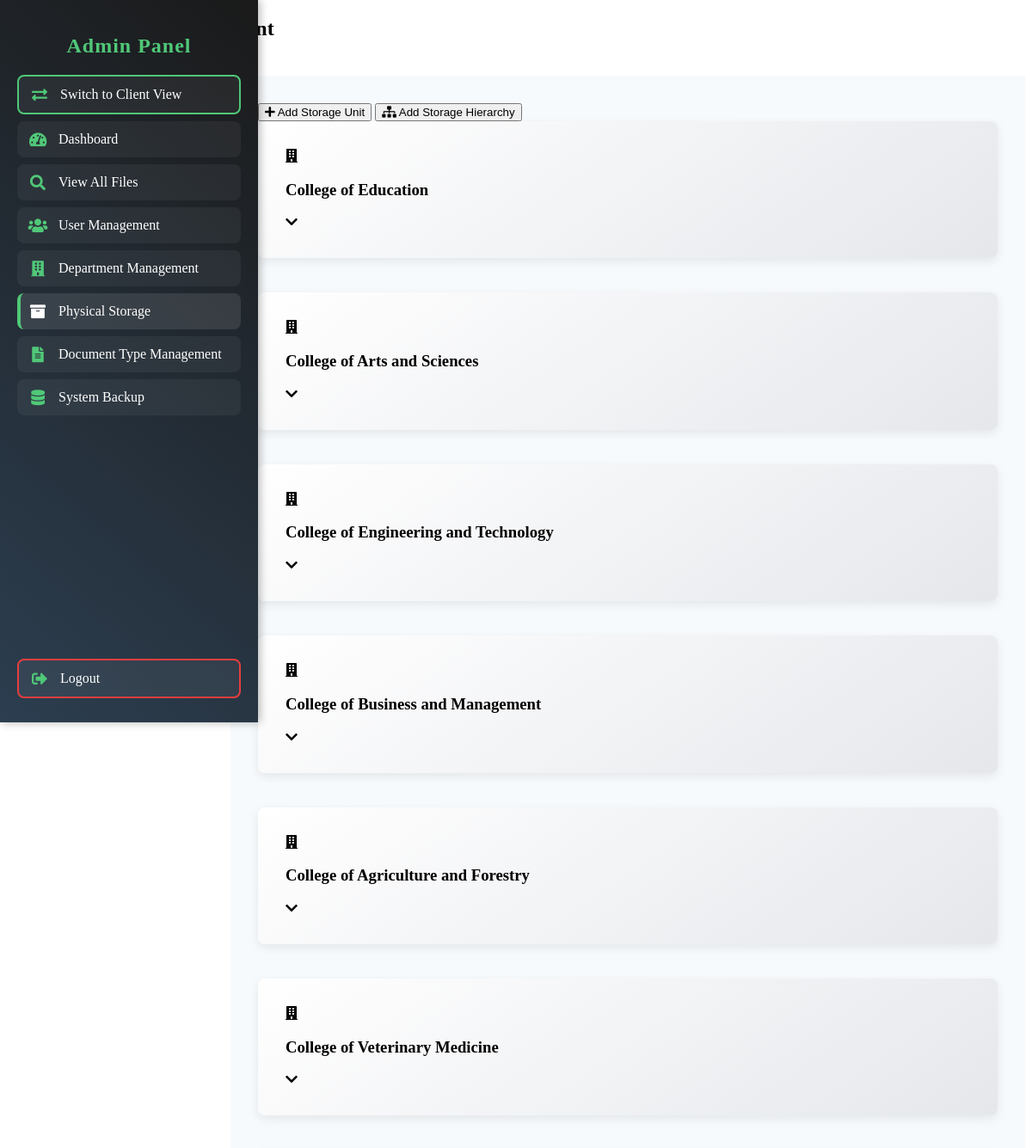
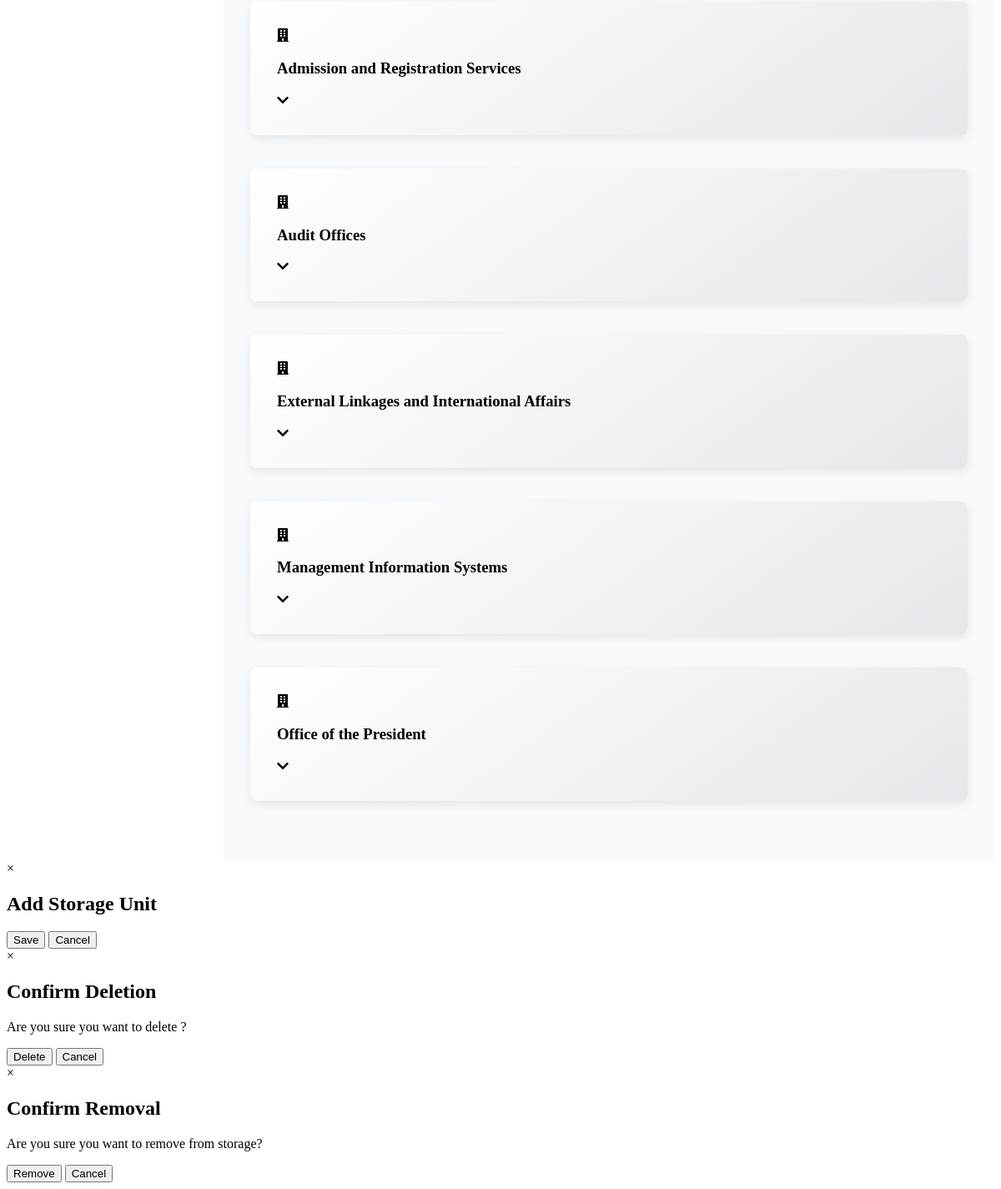
Screenshot of /Physical_Storage_Management.php (signed in) with the database file from the repository (2 pictures, top to bottom).
### tables this page shows
CREATE TABLE `departments` (
  `department_id` int(11) NOT NULL AUTO_INCREMENT,
  `department_name` varchar(255) NOT NULL COMMENT 'Name of the department',
  `department_type` enum('college','office','sub_department') NOT NULL COMMENT 'Type (e.g., college, office, sub_department)',
  `name_type` enum('Academic','Administrative','Program') NOT NULL COMMENT 'Category (e.g., Academic, Administrative, Program)',
  `parent_department_id` int(11) DEFAULT NULL COMMENT 'Recursive reference to parent department',
  `folder_path` varchar(1024) DEFAULT NULL,
  PRIMARY KEY (`department_id`),
  UNIQUE KEY `idx_department_name` (`department_name`),
  UNIQUE KEY `unique_folder_path` (`folder_path`) USING HASH,
  KEY `fk_departments_parent` (`parent_department_id`),
  KEY `idx_departments_folder_path` (`folder_path`(768))
);

### Physical_Storage_Management.php (the view, shortened to what this page needs)
<?php
require 'db_connection.php';
$userId = filter_var($_SESSION['user_id'], FILTER_VALIDATE_INT);
class StorageManager
{
    private PDO $pdo;
    public function __construct(PDO $pdo, int $userId, string $baseDir)
    {
        $this->pdo = $pdo;
    }
    public function executeQuery(string $query, array $params = []): PDOStatement|false
    {
        try {
            $stmt = $this->pdo->prepare($query);
            $stmt->execute($params);
            return $stmt;
        } catch (PDOException $e) {
            error_log("Database error: " . $e->getMessage());
            return false;
        }
    }
}
$storageManager = new StorageManager($pdo, $userId, __DIR__ . '/');
$searchTerm = filter_input(INPUT_GET, 'search', FILTER_SANITIZE_STRING) ?? '';
$deptStmt = $storageManager->executeQuery("SELECT * FROM departments WHERE department_type IN ('college', 'office')");
$departments = $deptStmt ? $deptStmt->fetchAll(PDO::FETCH_ASSOC) : [];
?>
<!DOCTYPE html>
<html lang="en">
<head>
    <link rel="stylesheet" href="https://cdnjs.cloudflare.com/ajax/libs/font-awesome/5.15.4/css/all.min.css">
    <link rel="stylesheet" href="style/Physical_Storage_Management.css">
    <link rel="stylesheet" href="style/admin-sidebar.css">
</head>
<body>
    <div class="app-container">
        <div class="sidebar">
            <h2 class="sidebar-title">Admin Panel</h2>
            <a href="dashboard.php" class="client-btn">
                <i class="fas fa-exchange-alt"></i>
                <span class="link-text">Switch to Client View</span>
            </a>
            <a href="admin_dashboard.php">
                <i class="fas fa-tachometer-alt"></i>
                <span class="link-text">Dashboard</span>
            </a>
            <a href="admin_search.php">
                <i class="fas fa-search"></i>
                <span class="link-text">View All Files</span>
            </a>
            <a href="user_management.php">
                <i class="fas fa-users"></i>
                <span class="link-text">User Management</span>
            </a>
            <a href="department_management.php">
                <i class="fas fa-building"></i>
                <span class="link-text">Department Management</span>
            </a>
            <a href="physical_storage_management.php" class="active">
                <i class="fas fa-archive"></i>
                <span class="link-text">Physical Storage</span>
            </a>
            <a href="document_type_management.php">
                <i class="fas fa-file-alt"></i>
                <span class="link-text">Document Type Management</span>
            </a>
            <a href="backup.php">
                <i class="fas fa-database"></i>
                <span class="link-text">System Backup</span>
            </a>
            <a href="logout.php" class="logout-btn">
                <i class="fas fa-sign-out-alt"></i>
                <span class="link-text">Logout</span>
            </a>
        </div>
        <div class="top-nav">
            <h2>Physical Storage Management</h2>
            <input type="text" id="storage-search" placeholder="Search storage units or files..." value="<?php echo htmlspecialchars($searchTerm); ?>">
            <button class="primary-btn" onclick="performSearch()"><i class="fas fa-search"></i> Search</button>
        </div>
        <div class="main-content">
            <div class="controls-section">
                <button class="primary-btn" onclick="openModal('add', {dept_id: '<?php echo $departments[0]['department_id'] ?? ''; ?>'})">
                    <i class="fas fa-plus"></i> Add Storage Unit
                </button>
                <button class="primary-btn" onclick="openModal('add_hierarchy', {dept_id: '<?php echo $departments[0]['department_id'] ?? ''; ?>'})">
                    <i class="fas fa-sitemap"></i> Add Storage Hierarchy
                </button>
            </div>
            <?php foreach ($departments as $dept): ?>
                <div class="department-section">
                    <div class="department-header" onclick="toggleSection(this)">
                        <i class="fas fa-building dept-icon"></i>
                        <h3><?php echo htmlspecialchars($dept['department_name']); ?></h3>
                        <i class="fas fa-chevron-down toggle-icon"></i>
                    </div>
                </div>
            <?php endforeach; ?>
        </div>
        <div class="modal" id="storage-modal">
            <div class="modal-content">
                <span class="close">&times;</span>
                <h2 id="modal-title">Add Storage Unit</h2>
                <form id="storage-form" method="POST">
                    <div class="modal-buttons">
                        <button type="submit" class="primary-btn">Save</button>
                        <button type="button" class="cancel-btn" onclick="closeModal()">Cancel</button>
                    </div>
                </form>
            </div>
        </div>
        <div class="modal" id="warning-delete-unit-modal">
            <div class="warning-modal-content">
                <span class="close">&times;</span>
                <h2>Confirm Deletion</h2>
                <p>Are you sure you want to delete <span id="delete-unit-name"></span>?</p>
                <div class="buttons">
                    <button class="primary-btn confirm-btn" id="confirm-delete-unit">Delete</button>
                    <button class="cancel-btn" onclick="closeModal()">Cancel</button>
                </div>
            </div>
        </div>
        <div class="modal" id="warning-remove-file-modal">
            <div class="warning-modal-content">
                <span class="close">&times;</span>
                <h2>Confirm Removal</h2>
                <p>Are you sure you want to remove <span id="remove-file-name"></span> from storage?</p>
                <div class="buttons">
                    <button class="primary-btn confirm-btn" id="confirm-remove-file">Remove</button>
                    <button class="cancel-btn" onclick="closeModal()">Cancel</button>
                </div>
            </div>
        </div>
    </div>
</body>
</html>

### style/Physical_Storage_Management.css (style rules this page uses)
:root { --primary-color: #50c878; --primary-hover: #40a867; --secondary-color: #2c3e50; --secondary-hover: #1a252f; --background-color: #f7fafc; --card-background: #ffffff; --text-color: #2d3748; --text-secondary: #718096; --border-color: #e2e8f0; --shadow: 0 4px 12px rgba(0, 0, 0, 0.08); --danger-color: #e53e3e; --success-color: #68d391; --warning-color: #f6ad55; --border-radius: 8px; --transition: all 0.3s ease; --font-family: 'Inter', -apple-system, BlinkMacSystemFont, 'Segoe UI', Roboto, sans-serif; --base-font-size: calc(16px + 0.5vw); }
.main-content { margin-left: 260px; padding: 32px; min-height: 100vh; background: var(--background-color); transition: margin-left var(--transition); }
.department-section { background: linear-gradient(145deg, #ffffff, #e5e7eb); border-radius: var(--border-radius); box-shadow: var(--shadow); padding: 32px; margin-bottom: 40px; }

### style/admin-sidebar.css (style rules this page uses)
:root { --primary-color: #50c878; --primary-hover: #40a867; --secondary-color: #2c3e50; --secondary-hover: #1a252f; --background-color: #f7fafc; --card-background: #ffffff; --text-color: #2d3748; --text-secondary: #718096; --border-color: #e2e8f0; --shadow: 0 4px 12px rgba(0, 0, 0, 0.08); --danger-color: #e53e3e; --success-color: #68d391; --border-radius: 8px; --transition: all 0.3s ease; }
.sidebar { width: 260px; background: linear-gradient(220deg, #1a1a1a, var(--secondary-color)); height: 100vh; padding: 20px; color: #ffffff; display: flex; flex-direction: column; box-shadow: 2px 0 10px rgba(0, 0, 0, 0.3); transition: width var(--transition), transform var(--transition); position: fixed; top: 0; left: 0; z-index: 1200; overflow-y: auto; scrollbar-width: thin; scrollbar-color: var(--primary-color) var(--secondary-color); }
.sidebar h2 { text-align: center; font-size: 24px; margin-bottom: 20px; color: var(--primary-color); font-weight: 700; letter-spacing: 1px; transition: opacity var(--transition), height var(--transition); }
.sidebar a, .sidebar .logout-btn, .sidebar .admin-mode-btn, .sidebar .client-btn { display: flex; align-items: center; padding: 12px; color: #ffffff; text-decoration: none; font-size: 16px; font-weight: 500; border-radius: var(--border-radius); margin-bottom: 8px; background: rgba(255, 255, 255, 0.05); transition: var(--transition); position: relative; }
.sidebar a i, .sidebar .logout-btn i, .sidebar .admin-mode-btn i, .sidebar .client-btn i { margin-right: 12px; width: 24px; font-size: 18px; text-align: center; color: var(--primary-color); transition: var(--transition); }
.sidebar a.active { background: rgba(255, 255, 255, 0.1); border-left: 4px solid var(--primary-color); padding-left: 8px; }
.sidebar a.active i { color: #ffffff; }
.client-btn { background: rgba(80, 200, 120, 0.2); border: 2px solid var(--primary-color); }
.logout-btn { margin-top: auto; background: rgba(229, 62, 62, 0.2); border: 2px solid var(--danger-color); }

### rows the page displays
departments: department_name "College of Education"
departments: department_name "College of Arts and Sciences"
departments: department_name "College of Engineering and Technology"
departments: department_name "College of Business and Management"
departments: department_name "College of Agriculture and Forestry"
departments: department_name "College of Veterinary Medicine"
departments: department_name "Admission and Registration Services"
departments: department_name "Audit Offices"
departments: department_name "External Linkages and International Affairs"
departments: department_name "Management Information Systems"
departments: department_name "Office of the President"
